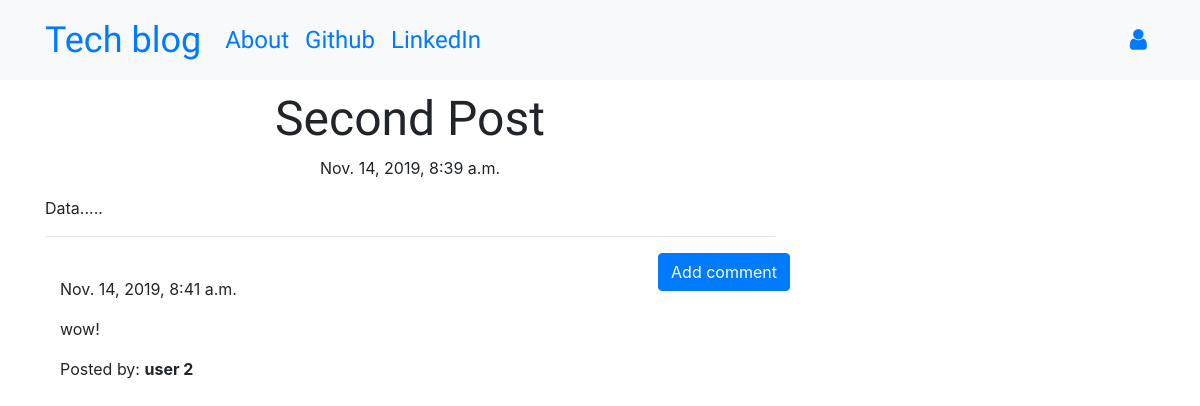
Screenshot of /post/2 with the database file from the repository.
### blog_app/models.py (models this page shows, shortened)
class Post(models.Model):
    author = models.ForeignKey('auth.User', on_delete=models.CASCADE)
    title = models.CharField(max_length=200)
    text = models.TextField()
    created_date = models.DateTimeField(default=timezone.now)
    published_date = models.DateTimeField(blank=True, null=True)

class Comment(models.Model):
    post = models.ForeignKey('blog_app.Post', related_name='comments',
                             on_delete=models.CASCADE)
    author = models.CharField(max_length=200)
    text = models.TextField()
    created_date = models.DateTimeField(default=timezone.now)
    approved_comment = models.BooleanField(default=False)

### blog_app/views.py (the view)
# urls.py: path('post/<int:pk>', views.PostDetailView.as_view(), name='post_detail'),
class PostDetailView(DetailView):
    model = Post

### blog_app/templates/blog_app/post_detail.html (shortened to what this page needs)
{% extends 'blog_app/base.html' %}
{% block content %}
<h1 class='posttitle loader'>{{ post.title }}</h1>
{% if post.published_date %}
<div class="date postdate">
    {{ post.published_date }}
</div>
{% else %}
<a class="btn btn-outline-dark" href="{% url 'post_publish' pk=post.pk %}">Publish</a>
{% endif %}
<p class='postcontent'>{{ post.text|safe|linebreaksbr }}</p>
<hr>
<a class="btn btn-primary btn-comment"
   href="{% url 'add_comment_to_post' pk=post.pk %}">Add comment</a>
<div class="container">
    {% for comment in post.comments.all %}
    <br>
    {% if user.is_authenticated or comment.approved_comment %}
    {{ comment.created_date }}
    <p>{{ comment.text|safe|linebreaks }}</p>
    <p>Posted by: <strong>{{ comment.author }}</strong></p>
    {% endif %}
    {% empty %}
    <p>No comments posted.</p>
    {% endfor %}
</div>
{% endblock %}

### blog_app/static/blog_app/css/blog_app.css (style rules this page uses)
.postdate { text-align: center; }
.posttitle { font-family: 'Russo One', sans-serif; font-size: 3em; text-align: center; }
.postcontent { font-family: 'Montserrat'; font-size: 1.5em; }
.btn-comment { position: absolute; right: 0px; }
.loader { filter:hue-rotate(0deg); color: linear-gradient(45deg,#0f8,#08f); animation:hue 5000ms infinite linear; }

### rows the page displays
Post: title "Second Post", published_date "Nov. 14, 2019, 8:39 a.m.", text "Data....."
Comment: created_date "Nov. 14, 2019, 8:41 a.m.", text "wow!", author "user 2"
